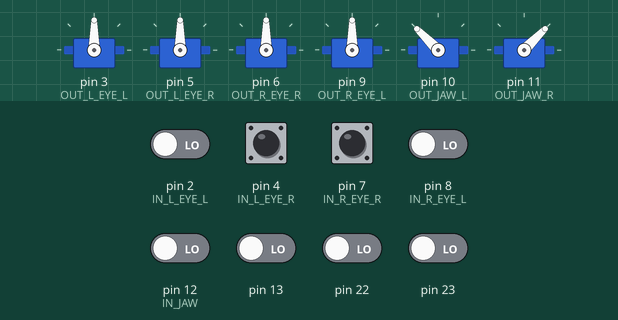
A sketch run on a simulated Arduino Uno, built with avr-gcc and run on an emulated ATmega328P. Parts: 6 × servo. Inputs (shaded band) come from the test bench; at power-on: pin 2 (IN_L_EYE_L), pin 4 (IN_L_EYE_R), pin 7 (IN_R_EYE_R), pin 8 (IN_R_EYE_L), pin 12 (IN_JAW), pin 13, pin 22, pin 23 LOW. What the sketch prints to the serial monitor is not drawn.

Above: at 1.2 s.
1.3 s: pin 12 (IN_JAW) driven HIGH
At 2.0 s:
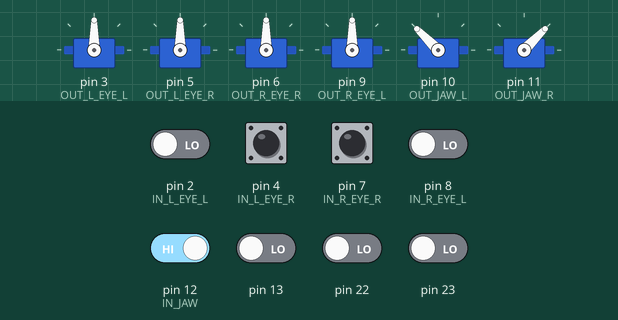
2.9 s: pin 4 (IN_L_EYE_R) pulsed HIGH 5 times (0.12 s each, 0.3 s apart)
At 3.56 s:
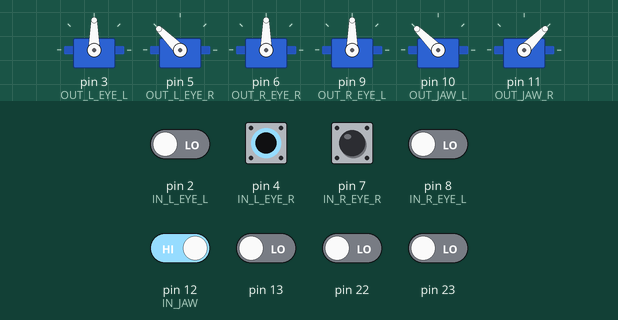
5.9 s: pin 7 (IN_R_EYE_R) pulsed HIGH 2 times (0.12 s each, 0.3 s apart)
At 6.27 s:
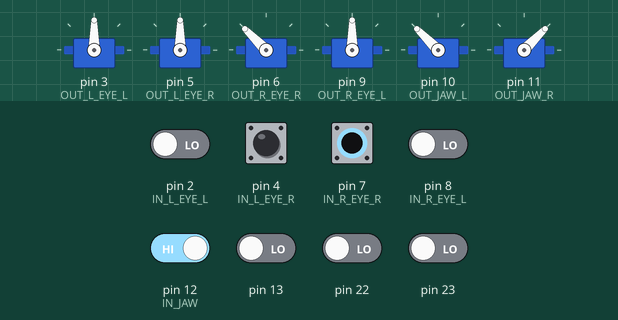
Timing chart, 0 to 8.9 s (numbered marks = the images above; inputs shaded):
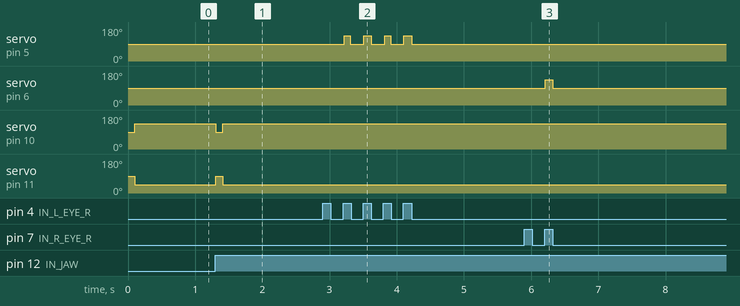

Measured:
- after the input at 1.3 s, servo on pin 10 (OUT_JAW_L): 135° → 90° at once, → 135° 0.10 s later; servo on pin 11 (OUT_JAW_R): 45° → 90° at once, → 45° 0.10 s later
- after the input at 2.9 s, servo on pin 5 (OUT_L_EYE_R): alternates 135° for 0.10 s and 90° for 0.20 s, 8 changes in all, then stays 90°, starting after 0.32 s
- after the input at 5.9 s, servo on pin 6 (OUT_R_EYE_R): 90° → 135° after 0.31 s, → 90° 0.11 s later

The sketch:

RC_To_Arduino_Interrupts.ino
```cpp
/**
 * RC Signal to Arduino with interrupts to control 2D Face Test
 * Author: Parker King
 * Date: Oct 29, 2020
 *
 * Connect RC receiver signals (PWM) to Arduino.
 * Connect servos to Arduino.
 *
 * This code is the prototype for controlling the servos
 * in the 2D face mock up via an Arduino receiving an
 * RC signal using interrupts to process the RC signals.
 */

#include <Servo.h>

// Servo Objects
Servo leftBrowL;
Servo leftBrowR;
Servo rightBrowR;
Servo rightBrowL;
Servo jawR;
Servo jawL;

// Channel numbers
const int NUM_CHANNELS = 5;
const int CHAN_LBL = 1;
const int CHAN_LBR = 2;
const int CHAN_RBR = 3;
const int CHAN_RBL = 4;
const int CHAN_JAW = 5;

// Controller pins
const int IN_L_EYE_L = 2;
const int IN_L_EYE_R = 4;
const int IN_R_EYE_R = 7;
const int IN_R_EYE_L = 8;
const int IN_JAW = 12;

// Servo driver pins
const int OUT_L_EYE_L = 3;
const int OUT_L_EYE_R = 5;
const int OUT_R_EYE_R = 6;
const int OUT_R_EYE_L = 9;
const int OUT_JAW_L = 10;
const int OUT_JAW_R = 11;

// Servo Parameters
const int MAX_POS = 135;
const int MIN_POS = 45;
const int MID_POS = (MAX_POS + MIN_POS) / 2;
const int FULL_RANGE = MIN_POS - MAX_POS;
const int MID_RANGE = MAX_POS - MID_POS;
const int SENS_STEP = 1;
const int MAX_SENS = 20;
const int MIN_SENS = 1;
const int WAVE_MILLIS = 100;

// Servo Positions
int posLBL = 90;
int posLBR = 90;
int posRBR = 90;
int posRBL = 90;
int posJawL = 0;
int posJawR = 0;

void setup()  {
  setup_pwmRead();
  Serial.begin(9600);

  // Configure pins
  pinMode(IN_L_EYE_L, INPUT);
  pinMode(IN_L_EYE_R, INPUT);
  pinMode(IN_R_EYE_R, INPUT);
  pinMode(IN_R_EYE_L, INPUT);
  pinMode(IN_JAW, INPUT);
  leftBrowL.attach(OUT_L_EYE_L);
  leftBrowR.attach(OUT_L_EYE_R);
  rightBrowR.attach(OUT_R_EYE_R);
  rightBrowL.attach(OUT_R_EYE_L);
  jawR.attach(OUT_JAW_L);
  jawL.attach(OUT_JAW_R);
}

void loop() {
  read_inputs();
  write_positions();

  if (Serial) {
    print_decoded_pwm();
  }
}

void read_inputs() {
  posLBL = read_signal(CHAN_LBL,MIN_POS,MAX_POS);
  posLBR = read_signal(CHAN_LBR,MAX_POS,MIN_POS); // Position Inverted
  posRBR = read_signal(CHAN_RBR,MAX_POS,MIN_POS); // Position Inverted
  posRBL = read_signal(CHAN_RBL,MAX_POS,MIN_POS); // Position Inverted
  posJawL = read_signal(CHAN_JAW,MIN_POS,MAX_POS);
  posJawR = map(posJawL,MIN_POS,MAX_POS,MAX_POS,MIN_POS);
}

int read_signal(int channel, int minPos, int maxPos) {
  const int MAX_SIGNAL = 100;
  const int MIN_SIGNAL = -MAX_SIGNAL;
  const float CONVERT_INT = (float)abs(MAX_SIGNAL);

  float pwmSignal = RC_decode(channel) * CONVERT_INT;
  pwmSignal = constrain(pwmSignal, MIN_SIGNAL, MAX_SIGNAL);
  return map(pwmSignal, MIN_SIGNAL, MAX_SIGNAL, minPos, maxPos);
}

void write_positions() {
  leftBrowL.write(posLBL);
  leftBrowR.write(posLBR);
  rightBrowR.write(posRBR);
  rightBrowL.write(posRBL);
  jawL.write(posJawL);
  jawR.write(posJawR);
}

void print_decoded_pwm () {
  Serial.print(posLBL); Serial.print("\t");
  Serial.print(posLBR); Serial.print("\t");
  Serial.print(posRBR); Serial.print("\t");
  Serial.print(posRBL); Serial.print("\t");
  Serial.print(posJawL); Serial.print("\t");
  Serial.print(posJawR); Serial.print("\t");
  Serial.println("");
}
```

Source omitted: PWMread_RCfailsafe.ino (24718 bytes)
